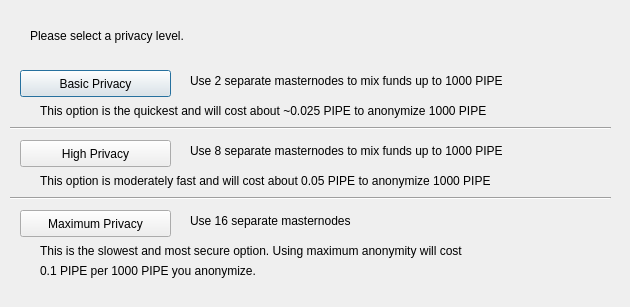
<?xml version="1.0" encoding="UTF-8"?>
<ui version="4.0">
 <class>DarksendConfig</class>
 <widget class="QDialog" name="DarksendConfig">
  <property name="geometry">
   <rect>
    <x>0</x>
    <y>0</y>
    <width>630</width>
    <height>307</height>
   </rect>
  </property>
  <property name="windowTitle">
   <string>Configure PrivateSend</string>
  </property>
  <widget class="QPushButton" name="buttonBasic">
   <property name="geometry">
    <rect>
     <x>20</x>
     <y>70</y>
     <width>151</width>
     <height>27</height>
    </rect>
   </property>
   <property name="text">
    <string>Basic Privacy</string>
   </property>
  </widget>
  <widget class="QPushButton" name="buttonHigh">
   <property name="geometry">
    <rect>
     <x>20</x>
     <y>140</y>
     <width>151</width>
     <height>27</height>
    </rect>
   </property>
   <property name="text">
    <string>High Privacy</string>
   </property>
  </widget>
  <widget class="QPushButton" name="buttonMax">
   <property name="geometry">
    <rect>
     <x>20</x>
     <y>210</y>
     <width>151</width>
     <height>27</height>
    </rect>
   </property>
   <property name="text">
    <string>Maximum Privacy</string>
   </property>
  </widget>
  <widget class="QLabel" name="label">
   <property name="geometry">
    <rect>
     <x>30</x>
     <y>20</y>
     <width>571</width>
     <height>31</height>
    </rect>
   </property>
   <property name="text">
    <string>Please select a privacy level.</string>
   </property>
  </widget>
  <widget class="QLabel" name="label_2">
   <property name="geometry">
    <rect>
     <x>190</x>
     <y>70</y>
     <width>421</width>
     <height>21</height>
    </rect>
   </property>
   <property name="text">
    <string>Use 2 separate masternodes to mix funds up to 1000 PIPE</string>
   </property>
  </widget>
  <widget class="QLabel" name="label_3">
   <property name="geometry">
    <rect>
     <x>190</x>
     <y>140</y>
     <width>411</width>
     <height>21</height>
    </rect>
   </property>
   <property name="text">
    <string>Use 8 separate masternodes to mix funds up to 1000 PIPE</string>
   </property>
  </widget>
  <widget class="QLabel" name="label_4">
   <property name="geometry">
    <rect>
     <x>190</x>
     <y>210</y>
     <width>421</width>
     <height>21</height>
    </rect>
   </property>
   <property name="text">
    <string>Use 16 separate masternodes</string>
   </property>
  </widget>
  <widget class="QLabel" name="label_6">
   <property name="geometry">
    <rect>
     <x>40</x>
     <y>100</y>
     <width>561</width>
     <height>21</height>
    </rect>
   </property>
   <property name="text">
    <string>This option is the quickest and will cost about ~0.025 PIPE to anonymize 1000 PIPE</string>
   </property>
  </widget>
  <widget class="QLabel" name="label_7">
   <property name="geometry">
    <rect>
     <x>40</x>
     <y>170</y>
     <width>561</width>
     <height>21</height>
    </rect>
   </property>
   <property name="text">
    <string>This option is moderately fast and will cost about 0.05 PIPE to anonymize 1000 PIPE</string>
   </property>
  </widget>
  <widget class="QLabel" name="label_8">
   <property name="geometry">
    <rect>
     <x>40</x>
     <y>240</y>
     <width>561</width>
     <height>21</height>
    </rect>
   </property>
   <property name="text">
    <string>This is the slowest and most secure option. Using maximum anonymity will cost</string>
   </property>
  </widget>
  <widget class="QLabel" name="label_9">
   <property name="geometry">
    <rect>
     <x>40</x>
     <y>260</y>
     <width>561</width>
     <height>21</height>
    </rect>
   </property>
   <property name="text">
    <string>0.1 PIPE per 1000 PIPE you anonymize.</string>
   </property>
  </widget>
  <widget class="Line" name="line">
   <property name="geometry">
    <rect>
     <x>10</x>
     <y>120</y>
     <width>601</width>
     <height>16</height>
    </rect>
   </property>
   <property name="orientation">
    <enum>Qt::Horizontal</enum>
   </property>
  </widget>
  <widget class="Line" name="line_2">
   <property name="geometry">
    <rect>
     <x>10</x>
     <y>190</y>
     <width>601</width>
     <height>16</height>
    </rect>
   </property>
   <property name="orientation">
    <enum>Qt::Horizontal</enum>
   </property>
  </widget>
 </widget>
 <resources/>
 <connections/>
</ui>
